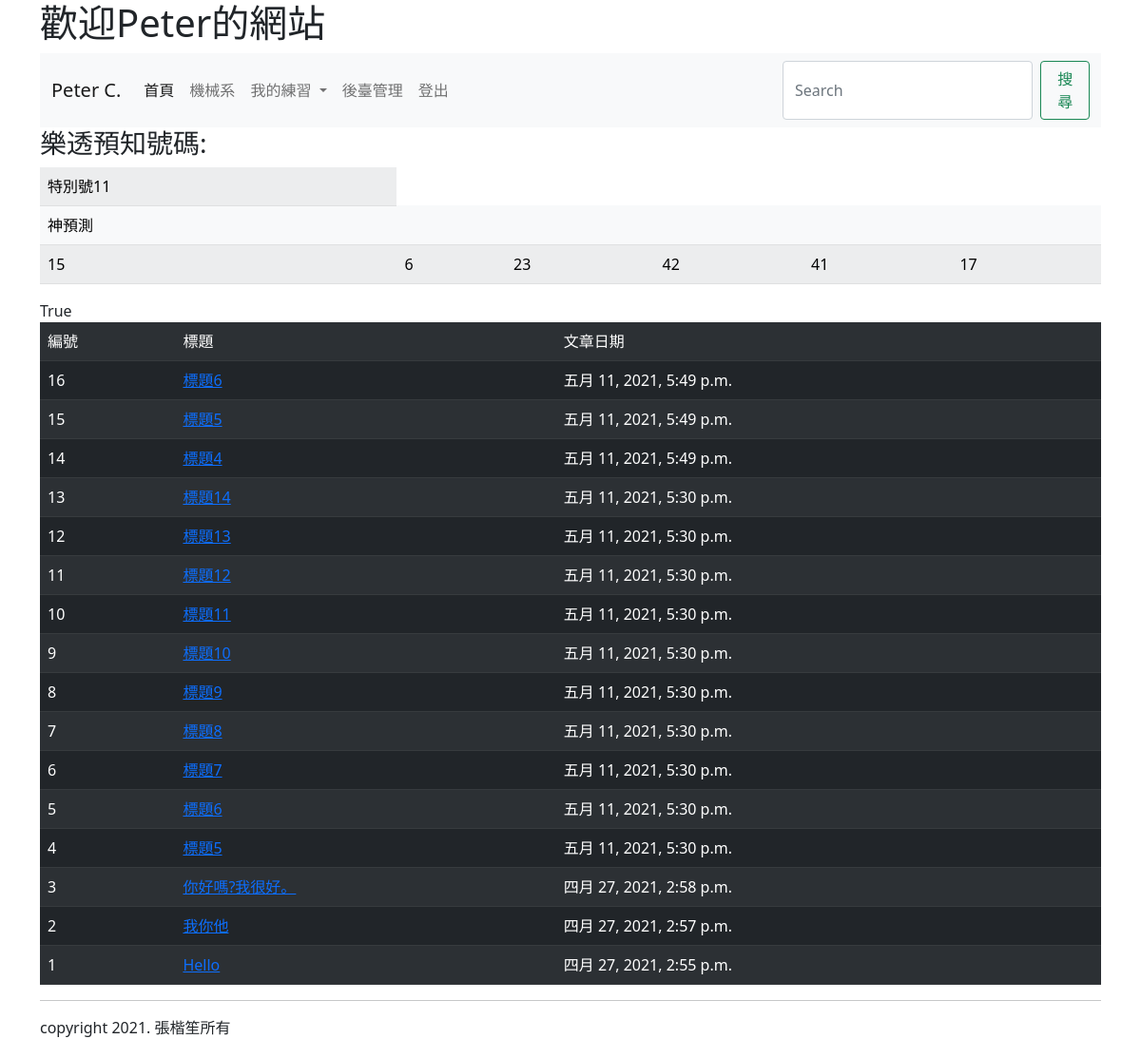
The app's page / (signed in) with its own data.
### mysite/models.py (models this page shows, shortened)
class Post(models.Model):
    title = models.CharField(max_length=200)
    body = models.TextField()
    pub_date = models.DateTimeField(default=timezone.now)
    class Meta:
        ordering = ('-pub_date',)

### mysite/views.py (the view)
# urls.py: path('',index),
def index (request):
    posts = Post.objects.all()
    myname = "Peter"
    data=[i for i in range(1,43)]
    random.shuffle(data)
    lotto_num = data [0:6]
    special_num = data [6]
    return render(request,'index.html',locals())

### templates/index.html (shortened to what this page needs)
{% extends 'base.html' %}
{% block headmessage %} <h1>歡迎{{ myname }}的網站</h1> {% endblock %}
{% block content %}
{% if request.user.is_authenticated %}
<h3> 樂透預知號碼:</h3>
<table class='table table-striped table-light'>
<tr><td>特別號{{ special_num }}</tr></td colspan=6>
    <tr><td colspan=6>神預測</td></tr>
        <tr>
            {% for no in lotto_num %}
            <td>
                {{ no }}
            </td>
            {% endfor %}
        </tr>
</table>
{{request.user.is_authenticated}}
<br>
{% endif %}
<table class='table table-striped table-dark'>
    <tr><td>編號</td><td>標題</td><td>文章日期</td></tr>
 {% for post in posts %}
    <tr>
        <td>{{ post.id }}</td>
        <td><a href="/show/{{post.id}}/">{{ post.title }}</a></td>
        <td>{{ post.pub_date }}</td>
    </tr>
    {% endfor %}
</table>
{% endblock %}

### records on screen
Post: id "16", title "標題6", pub_date "五月 11, 2021, 5:49 p.m."
Post: id "15", title "標題5", pub_date "五月 11, 2021, 5:49 p.m."
Post: id "14", title "標題4", pub_date "五月 11, 2021, 5:49 p.m."
Post: id "13", title "標題14", pub_date "五月 11, 2021, 5:30 p.m."
Post: id "12", title "標題13", pub_date "五月 11, 2021, 5:30 p.m."
Post: id "11", title "標題12", pub_date "五月 11, 2021, 5:30 p.m."
Post: id "10", title "標題11", pub_date "五月 11, 2021, 5:30 p.m."
Post: id "9", title "標題10", pub_date "五月 11, 2021, 5:30 p.m."
Post: id "8", title "標題9", pub_date "五月 11, 2021, 5:30 p.m."
Post: id "7", title "標題8", pub_date "五月 11, 2021, 5:30 p.m."
Post: id "6", title "標題7", pub_date "五月 11, 2021, 5:30 p.m."
Post: id "5", title "標題6", pub_date "五月 11, 2021, 5:30 p.m."
Post: id "4", title "標題5", pub_date "五月 11, 2021, 5:30 p.m."
Post: id "3", title "你好嗎?我很好。", pub_date "四月 27, 2021, 2:58 p.m."
Post: id "2", title "我你他", pub_date "四月 27, 2021, 2:57 p.m."
Post: id "1", title "Hello", pub_date "四月 27, 2021, 2:55 p.m."

### other values on screen
{{ special_num }} "11"
{{ no }} "15" "6" "23" "42" "41" "17"
{{ request.user.is_authenticated }} "True"
